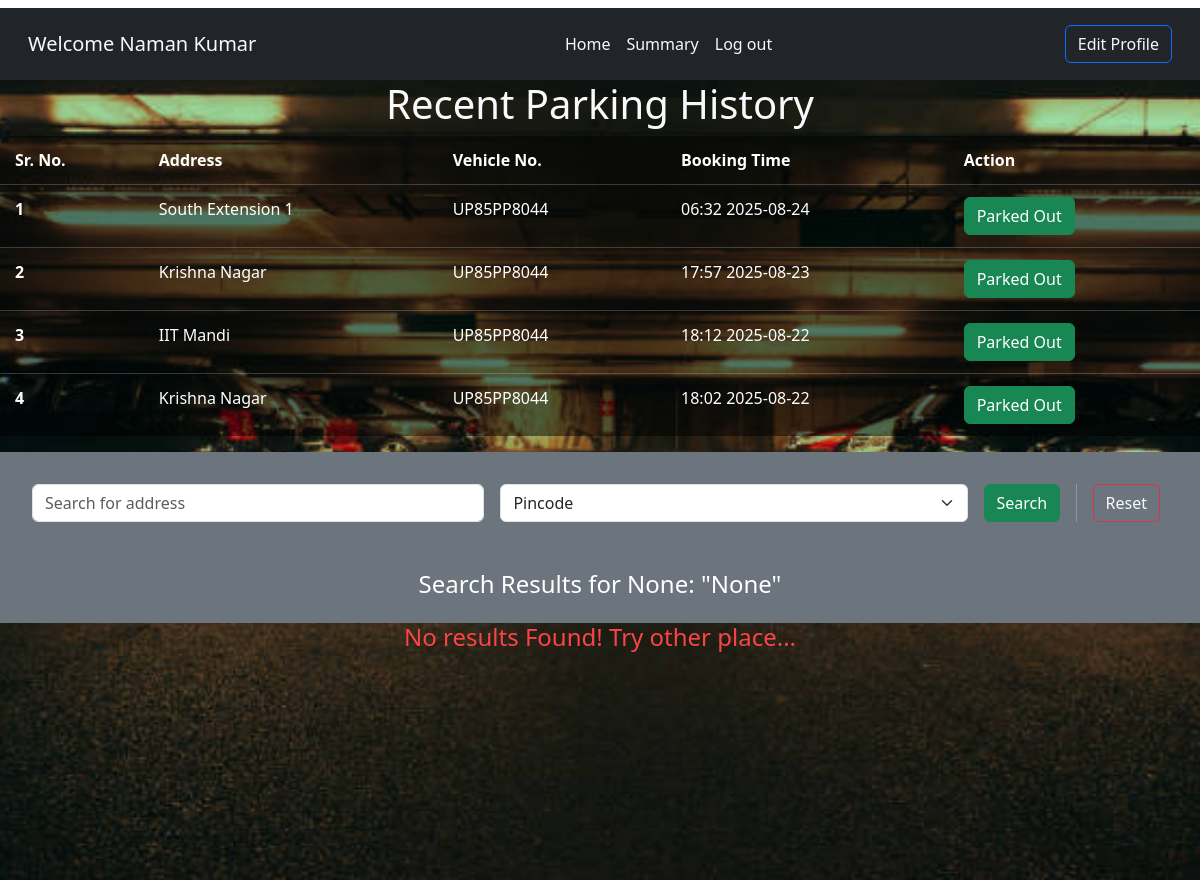
/search_lots/2, run on the app's committed database.
### application/models.py (models this page shows)
class User(db.Model):
    __tablename__='user'
    id=db.Column(db.Integer,primary_key=True)
    name=db.Column(db.String(),nullable=False)
    email=db.Column(db.String(),unique=True,nullable=False)
    password=db.Column(db.String(),nullable=False)
    address=db.Column(db.String(),nullable=True)
    dob=db.Column(db.String(),nullable=True)
    type=db.Column(db.String(),default='General')
    parking=db.relationship('Reserve_Spot',backref='bearer')

class Reserved_History(db.Model):
    __tablename__='reserved_history'
    id=db.Column(db.Integer, primary_key=True)
    parking_timestamp=db.Column(db.Integer, nullable=False)
    leaving_timestamp=db.Column(db.Integer, nullable=True)
    cost=db.Column(db.Integer)
    vehicle_no=db.Column(db.String(),nullable=False)
    spot_id=db.Column(db.Integer,nullable=False)
    user_id=db.Column(db.Integer,nullable=False)
    address=db.Column(db.String())
    status=db.Column(db.String(),default='B')

### application/controllers.py (the view)
@app.route('/search_lots/<int:id>')
def search_lots(id):
    this_user=User.query.get(id)
    search_word=request.args.get('search')
    key = request.args.get("key")
    if key == "pincode":
        results = Parking_Lot.query.filter_by(pincode= search_word).all()
    else:
        results = Parking_Lot.query.filter_by(location_name = search_word).all()
    for lot in results:
        lot.available_spots = len([spot for spot in lot.spots if spot.status == 'A'])
    reserved=Reserve_Spot.query.filter_by(user_id=this_user.id).all()
    hist=Reserved_History.query.filter_by(user_id=this_user.id).all()
    for i in reserved:
        i.parking_datetime = datetime.fromtimestamp(i.parking_timestamp).strftime('%Y-%m-%dT%H:%M')
    for i in hist:
        i.parking_datetime = datetime.fromtimestamp(i.parking_timestamp).strftime('%Y-%m-%dT%H:%M')
    return render_template('user_dashboard2.html',word=search_word,results=results,key=key,reserved=reserved,user=this_user,hist=hist)

### templates/user_dashboard2.html (shortened to what this page needs)
<!DOCTYPE html>
<html lang="en">
<head>
    <link href="https://cdn.jsdelivr.net/npm/bootstrap@5.3.7/dist/css/bootstrap.min.css" rel="stylesheet"
>
    <link rel="stylesheet" href="/static/dashboard.css">
</head>
<body>
    <div id="main">
        <nav class="navbar navbar-expand-lg text-bg-dark p-3 ">
            <div class="container-fluid">
                <a class="navbar-brand text-light" href="/dashboard/{{user.id}}">Welcome {{user.name}}</a>
                <div class="collapse navbar-collapse" id="navbarSupportedContent">
                    <ul class="navbar-nav mx-auto mb-2 mb-lg-0">
                        <li class="nav-item">
                            <a class="nav-link text-light btn" href="/dashboard/{{user.id}}">Home</a>
                        </li>
                        <li class="nav-item">
                            <a class="nav-link text-light" href="/user_summary/{{user.id}}">Summary</a>
                        </li>
                        <li class="nav-item">
                            <a class="nav-link text-light" href="/login">Log out</a>
                        </li>
                    </ul>
                    <form class="d-flex">
                        <a href="/edit-details/{{user.id}}" class="btn btn-outline-primary text-light" id="edit">Edit Profile</a>
                    </form>
                </div>
            </div>
        </nav>
        <div id="canvas" class="overflow-auto">
            <div id="first-one">
                <h1 class="text-center text-light"> Recent Parking History</h1>
                <div style="max-height:300px;overflow-y: scroll;">
                    <table class="table">
                        <thead>
                            <tr>
                                <th scope="col">Sr. No.</th>
                                <th scope="col">Address</th>
                                <th scope="col">Vehicle No.</th>
                                <th scope="col">Booking Time</th>
                                <th scope="col">Action</th>
                            </tr>
                        </thead>
                        <tbody>
                            {%for reserve in hist[::-1]%}
                            {%if  reserve.leaving_timestamp %}
                            <tr>
                                <th scope="row">{{loop.index}}</th>
                                <td>{{reserve.address}}</td>
                                <td>{{reserve.vehicle_no}}</td>
                                <td>{{reserve.parking_datetime[-5:]}}  {{reserve.parking_datetime[:10]}}    </td>
                                {% if reserve.leaving_timestamp==0 %}
                                <td><a role="button" href="/release_spot/{{reserve.id}}" class="btn btn-danger">Release</a></td>
                                {%else%}
                                <td><button type="button" class="btn btn-success">Parked Out</button></td>
                                {%endif%}
                            </tr>
                            {%endif%}
                            {%endfor%}
                        </tbody>
                    </table>
                </div>
            </div>
            <div id="second-one">
                <div class="hstack gap-3 text-bg-secondary p-3">
                    <form class="hstack gap-3 text-bg-secondary p-3 w-100" action="/search_lots/{{user.id}}">
                        <input class="form-control flex-grow-1" type="text" placeholder="Search for address"
                            aria-label="Search for address" name="search">
                        <select class="form-select" aria-label="Default select example" name="key">
                            <option selected value="pincode">Pincode</option>
                        </select>
                        <button type="submit" class="btn btn-success">Search</button>
                        <a role="button" class="btn btn-outline-danger text-light me-2"
                            href="/dashboard/{{user.id}}">Reset</a>
                    </form>
                </div>
            </div>
            <div class="text-bg-secondary p-3">
                <h4 class="text-center">Search Results for {{key}}: "{{word}}"</h4>
            </div>
            {%if results%}
            <div  style="max-height:300px;overflow-y: scroll;">
                <table class="table">
                    <thead>
                        <tr>
                            <th scope="col">Sr. No.</th>
                            <th scope="col">Location</th>
                            <th scope="col">Address</th>
                            <th scope="col">Pincode</th>
                            <th scope="col">Availability</th>
                            <th scope="col">Action</th>
                        </tr>
                    </thead>
                    <tbody>
                        {%for lot in results%}
                        <tr>
                            <th scope="row">{{loop.index}}</th>
                            <td>{{lot.location_name}}</td>
                            <td>{{lot.address}}</td>
                            <td>{{lot.pincode}}</td>
                            <td>{{lot.available_spots}}</td>
                            {%if lot.available_spots>0%}
                            <td><a role="button" class="btn btn-warning"
                                    href="/book_spot/{{user.id}}/{{lot.id}}">Book</a></td>
                            {%else%}
                            <td><a role="button" class="btn btn-danger disabled">Book</a></td>
                            {%endif%}
                        </tr>
                        {%endfor%}
                    </tbody>
                </table>
            </div>
            {% else %}
                <h4 style="color: rgb(248, 70, 70); text-align: center;" class="mx-2">No results Found! Try other place...</h4>
            {% endif %}
        </div>
    </div>
</body>
</html>

### static/dashboard.css (style rules this page uses)
#main { margin: 0px; margin-top: 0px; }
#canvas { position: relative; background-image: url(2.jpg); background-repeat: no-repeat; background-position: center; background-size: cover; background-attachment: fixed; min-height: 100vh; }
.hstack { display: flex; flex-direction: row; align-items: center; align-self: stretch; }
nav.navbar { transition: background-color 0.3s ease, box-shadow 0.3s ease; }
.table { background: rgba(0, 0, 0, 0.5); color: white; border-radius: 10px; overflow: hidden; backdrop-filter: blur(8px); }
.table th, .table td { background: transparent; color: white; border-color: rgba(255, 255, 255, 0.2); }
#first-one { animation: fadeInUp 0.6s ease forwards; opacity: 0; transform: translateY(30px); overflow-x: auto; padding-bottom: 1rem; }
table.table th, table.table td { padding: 12px 15px; }

### data on the page
User: name "Naman Kumar"
Reserved_History: address "South Extension 1", vehicle_no "UP85PP8044", parking_datetime "06:32", parking_datetime "2025-08-24", leaving_timestamp "Parked Out"
Reserved_History: address "Krishna Nagar", vehicle_no "UP85PP8044", parking_datetime "17:57", parking_datetime "2025-08-23", leaving_timestamp "Parked Out"
Reserved_History: address "IIT Mandi", vehicle_no "UP85PP8044", parking_datetime "18:12", parking_datetime "2025-08-22", leaving_timestamp "Parked Out"
Reserved_History: address "Krishna Nagar", vehicle_no "UP85PP8044", parking_datetime "18:02", parking_datetime "2025-08-22", leaving_timestamp "Parked Out"

### other printed values
{{ key }} "None"
{{ word }} "None"
